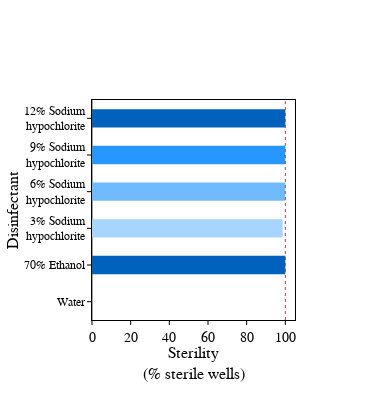

Notebook cell for this chart:
### Markdown cell above
### Final decontamination test with 250 $\mu$L air gap and 2 washes, 0 hold time. Figure 2E.###

### Code cell
vary_disinf_stag250 = contam_data[contam_data['stag']==250][:6]

colors = list(reversed(['#0062bd','#2797ff','#71baff', '#a8d5ff','#0062bd','#a8d5ff']))

disinfectants = ['12% Sodium<br>hypochlorite',  '9% Sodium<br>hypochlorite', '6% Sodium<br>hypochlorite',
                 '3% Sodium<br>hypochlorite', '70% Ethanol', 'Water']

trace_list = []
trace_list.append(go.Scatter(x=[100]*10, y=np.linspace(0,10,10),
                             mode='lines', line=dict(dash='dot',color='#9b5151',width=1),
                             yaxis='y2',showlegend=False, visible=True))

trace_list.append(go.Bar(y=list(reversed(disinfectants)), x=list(reversed(list(vary_disinf_stag250['sterility']))),
                         marker=dict(color=colors, line=dict(width=0, color='black')),
                         name='Contamination Rate<br>(% contaminated wells)', showlegend=False,
                         orientation='h'))

layout = go.Layout(height=400, width=375, showlegend=True, bargap=0.5, 
                   legend_orientation='h',
                   yaxis2=dict(visible=False, anchor='x', overlaying='y', range=(0,10)),

                    yaxis=dict(title_text='Disinfectant', 
                               title_font=dict(family='Arial',size=16,color='black'), title_standoff=0, automargin=True,
                               showline=True, linewidth=1, linecolor='black', mirror=True, showgrid=False,
                               ticks='outside', ticklen=4, tickfont=dict(size=12, family='Arial', color='black'),
                               tickangle=-0, tickcolor='black', tickvals=disinfectants),

                   xaxis=dict(title='Sterility<br>(% sterile wells)',
                              titlefont=dict(family='Arial', size=16, color='black'), title_standoff=0,
                              showline=True, linewidth=1, linecolor='black', mirror=True, showgrid=False,
                              ticks='outside', ticklen=4, tickfont=dict(family='Arial',size=14, color='black'),
                              nticks=10, tickangle=0, tickcolor='black',range=(0,105)))

fig = go.Figure(data=trace_list,layout=layout)
plot(fig)


#pio.write_image(fig,"Figures/fig1_last.svg",format='svg')

### Figure 1 — Plotly figure (JSON) as saved in the notebook; plotly's stock layout.template omitted (floating-point values rounded to 4 significant figures)
{"data": [{"line": {"color": "#9b5151", "dash": "dot", "width": 1}, "mode": "lines", "showlegend": false, "type": "scatter", "visible": true, "x": [100, 100, 100, 100, 100, 100, 100, 100, 100, 100], "y": [0, 1.111, 2.222, 3.333, 4.444, 5.556, 6.667, 7.778, 8.889, 10], "yaxis": "y2"}, {"marker": {"color": ["#a8d5ff", "#0062bd", "#a8d5ff", "#71baff", "#2797ff", "#0062bd"], "line": {"color": "black", "width": 0}}, "name": "Contamination Rate<br>(% contaminated wells)", "orientation": "h", "showlegend": false, "type": "bar", "x": [0, 100, 98.61, 100, 100, 100], "y": ["Water", "70% Ethanol", "3% Sodium<br>hypochlorite", "6% Sodium<br>hypochlorite", "9% Sodium<br>hypochlorite", "12% Sodium<br>hypochlorite"]}], "layout": {"bargap": 0.5, "height": 400, "legend": {"orientation": "h"}, "showlegend": true, "width": 375, "xaxis": {"linecolor": "black", "linewidth": 1, "mirror": true, "nticks": 10, "range": [0, 105], "showgrid": false, "showline": true, "tickangle": 0, "tickcolor": "black", "tickfont": {"color": "black", "family": "Arial", "size": 14}, "ticklen": 4, "ticks": "outside", "title": {"font": {"color": "black", "family": "Arial", "size": 16}, "standoff": 0, "text": "Sterility<br>(% sterile wells)"}}, "yaxis": {"automargin": true, "linecolor": "black", "linewidth": 1, "mirror": true, "showgrid": false, "showline": true, "tickangle": 0, "tickcolor": "black", "tickfont": {"color": "black", "family": "Arial", "size": 12}, "ticklen": 4, "ticks": "outside", "tickvals": ["12% Sodium<br>hypochlorite", "9% Sodium<br>hypochlorite", "6% Sodium<br>hypochlorite", "3% Sodium<br>hypochlorite", "70% Ethanol", "Water"], "title": {"font": {"color": "black", "family": "Arial", "size": 16}, "standoff": 0, "text": "Disinfectant"}}, "yaxis2": {"anchor": "x", "overlaying": "y", "range": [0, 10], "visible": false}}}
